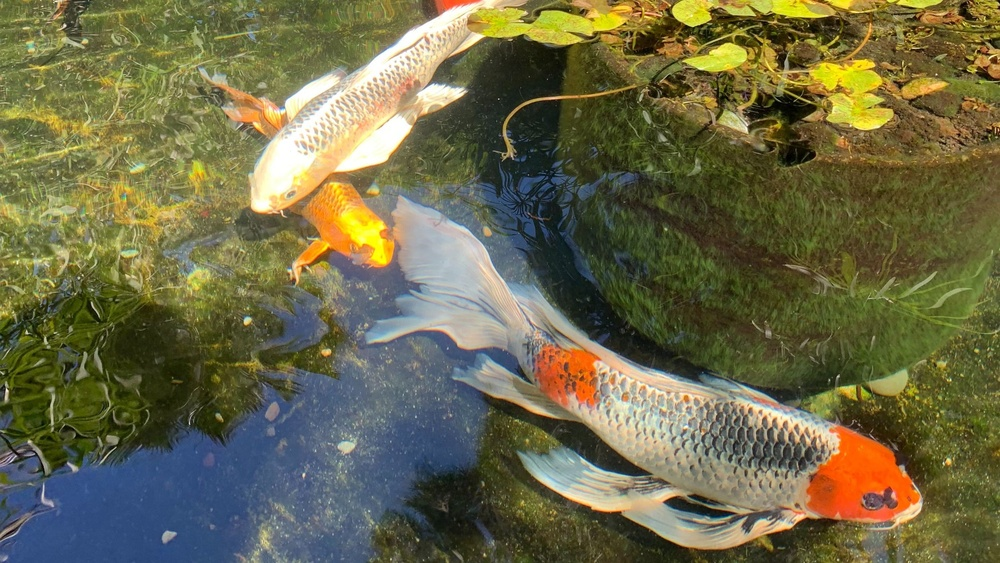
#> input picture fish.jpg, 1000 x 563 px, shrunk from 3023 x 1701 before the run
$ jupyter execute trials.ipynb   (shell and % lines are left out)
#> lines starting #> are read from the running program, lines starting #| are printed output that depends on the picture; after the words box and inside, x2 and y2 are one past the last pixel; in counts of white or black regions, pixels touching at a corner belong together
# Trials notebook
Notebook for trying out image processing tools and experimenting with potential additions to GUI image tool project.

[cell 1]
from skimage.segmentation import slic
from skimage.color import label2rgb, rgb2gray
from skimage.filters import threshold_local
from skimage import measure
import cv2
import numpy as np
from matplotlib import pyplot as plt

[cell 2]
def show_image(image_data):
    plt.imshow(image_data)
    plt.xticks([]), plt.yticks([])
    plt.show

def switch_channels(img_data):
        """Switch red and blue color channels for displaying proper colors"""
        intensity_channels = np.moveaxis(img_data, -1, 0) #move axis for easy reordering
        reordered_intensity_channels = [intensity_channels[2], intensity_channels[1], intensity_channels[0]]
        switched_image = np.moveaxis(np.array((reordered_intensity_channels), dtype=np.uint8), 0, -1)
        return switched_image

#### get superpixel segments

[cell 3]
fish_image = cv2.imread('fish.jpg')
#> fish_image is the input picture: shape (563, 1000, 3); mean B, G, R 72.2, 105.5, 108.6
segments = slic(fish_image, n_segments = 255)
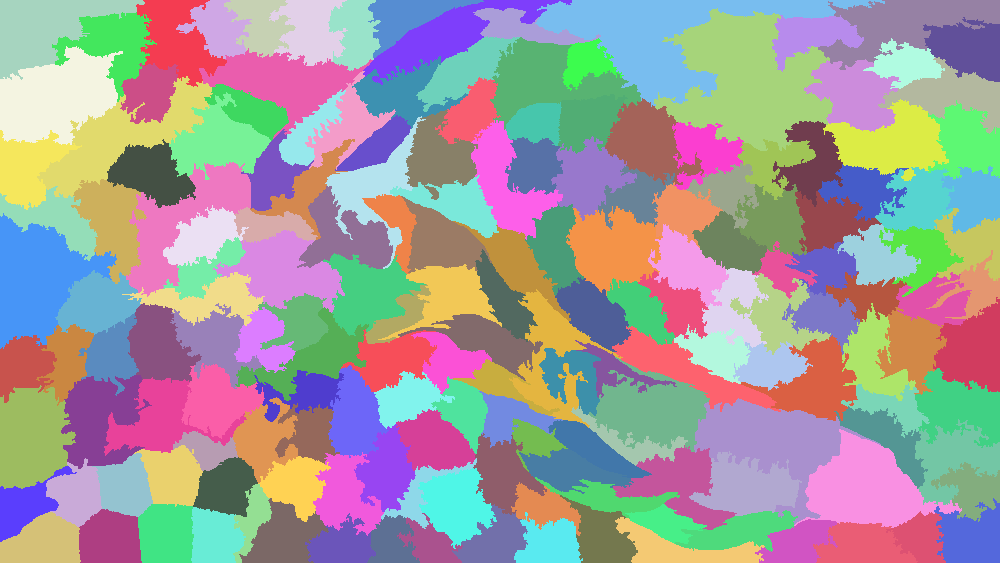
#> segments: shape (563, 1000) int64; 175 distinct labels, from 1 to 175; one colour per label, 0 black

[cell 4]
segmented_image = label2rgb(segments, fish_image, kind='avg')
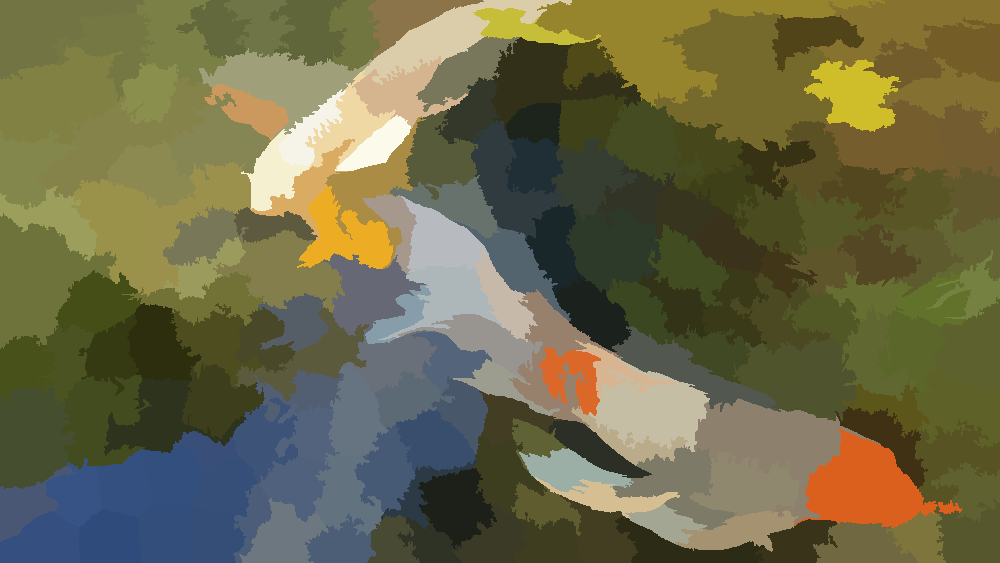
#> segmented_image: shape (563, 1000, 3); mean B, G, R 71.7, 105, 108.1

[cell 5]
show_image(switch_channels(segmented_image))
#> in switch_channels, `switched_image = np.moveaxis(np.array((reordered_intensity_channels), ..`:
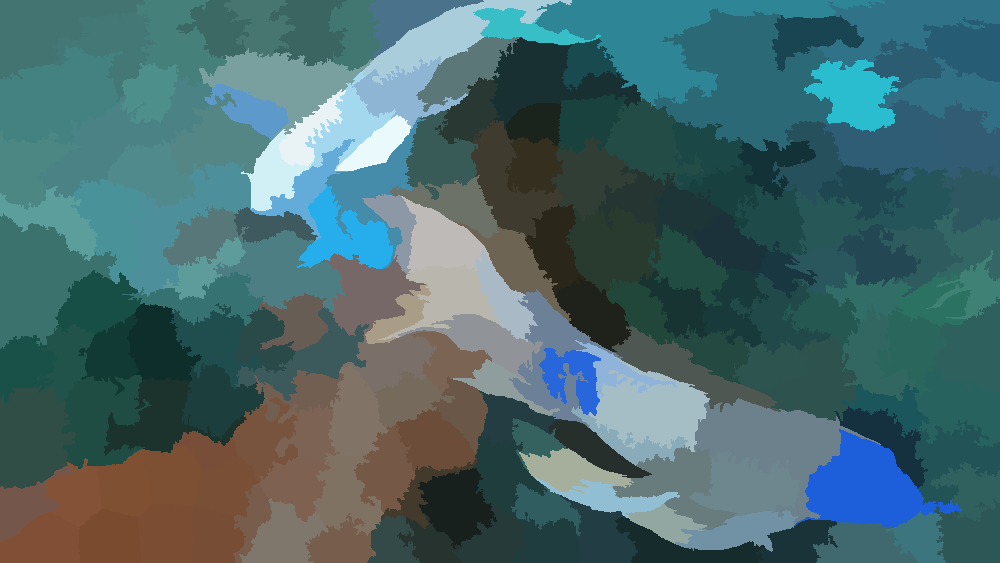
#> switched_image: shape (563, 1000, 3); mean of channels 0, 1, 2 108.1, 105, 71.7; drawn as B, G, R

#### get image contours

[cell 6]
grey_img = rgb2gray(cv2.imread('fish.jpg'))
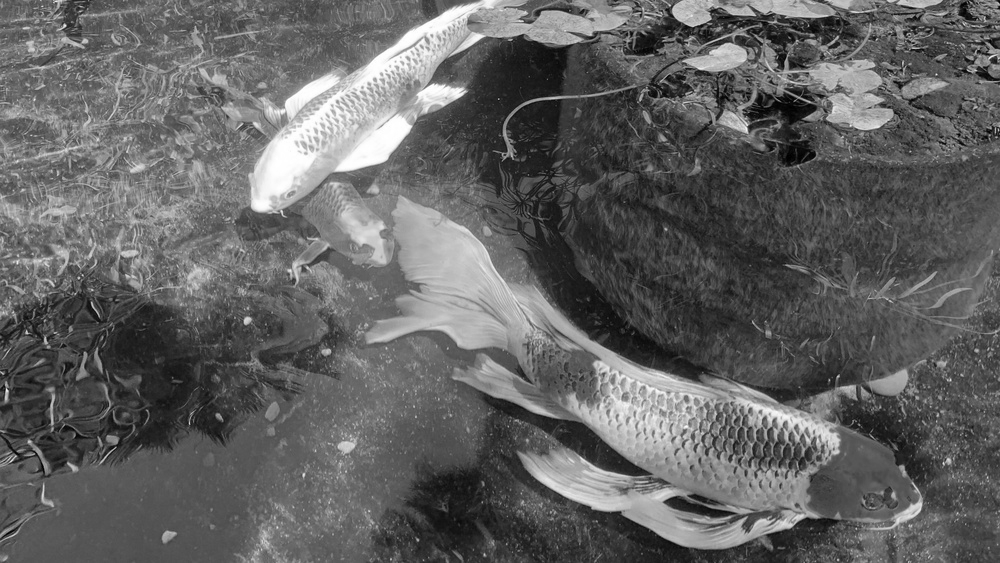
#> grey_img: shape (563, 1000) float64; min 0, max 1, mean 0.387
threshold = threshold_local(grey_img, 501)
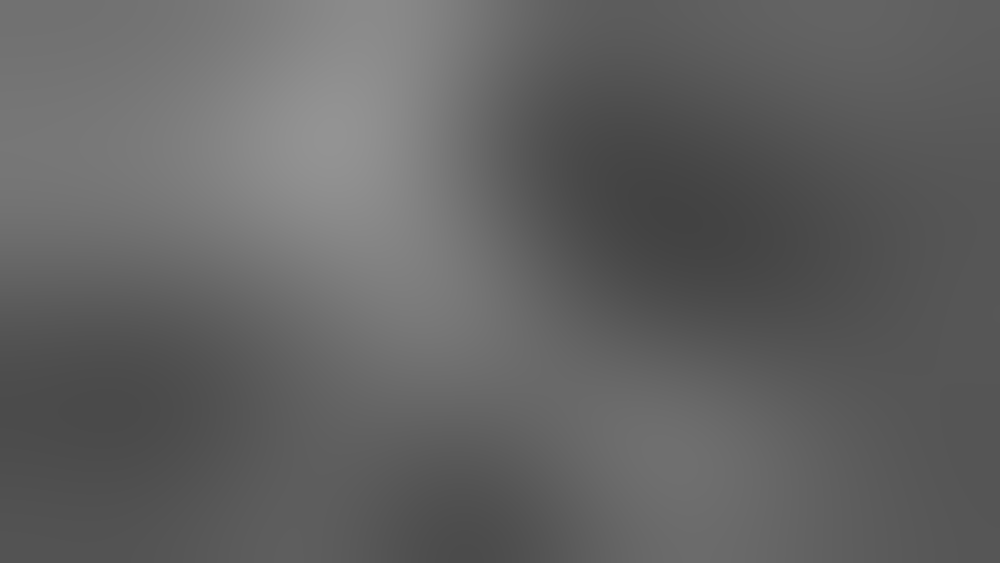
#> threshold: shape (563, 1000) float64; min 0.261, max 0.579, mean 0.387
binary_img = np.array(grey_img > threshold)
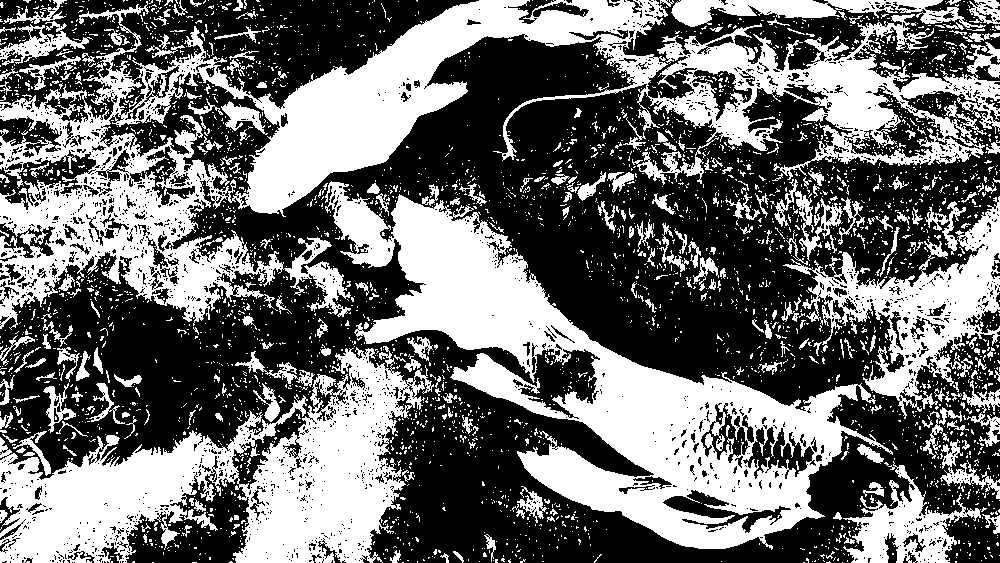
#> binary_img: shape (563, 1000) bool; 43.2% white; 3616 white regions (3317 under 20 px), largest, box (x1, y1, x2, y2) and area: (0, 0, 1000, 330) 83342, (325, 181, 893, 550) 57475, (0, 346, 434, 563) 41200

contours = measure.find_contours(binary_img, 0.8)
#> contours = 7547 point arrays, longest 5189 points

[cell 7]
contours[0].shape
#> Out = (14, 2)

[cell 8]
#plot first 500 contours
for contour in contours[:500]:
    points = contour
    x_values = [point[0] for point in points]
    y_values = [point[1] for point in points]

    plt.plot(x_values, y_values)
#> this loop made 500 passes
#> (x_values, y_values) on passes 2, 4, 6: ([2.2, 2, 1, 0.8, 1, 2, 2.2], [35, 34.8, 34.8, 35, 35.2, 35.2, 35]), ([0, 1, 1.2, 1, 0.2, 0], [50.2, 50.2, 50, 49.8, 49, 48.8]), ([1.2, 1.2, 1.2, 1, 0.8, 0.8, 0.8, 1, 1.2], [84, 83, 82, 81.8, 82, 83, 84, 84.2, 84])

plt.show()
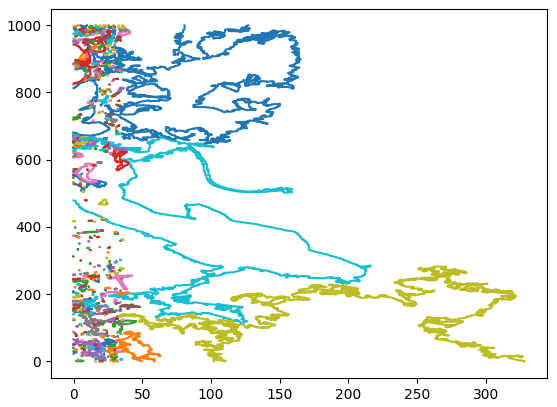
#> figure drawn by matplotlib, 1 panel
